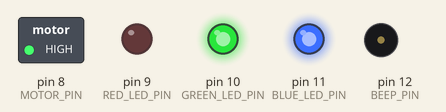
Recording of a sketch running on a simulated Arduino Uno, built with avr-gcc and run on an emulated ATmega328P. On the bench: switched loads named in the sketch (green lamp = pin HIGH), output pins drawn as LEDs (lit = HIGH), buzzer (waves = sounding, pin HIGH).

Above: at 0.5 s.
At 1.5 s:
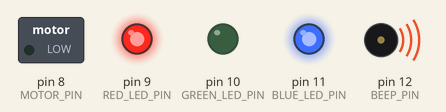
At 2.5 s:
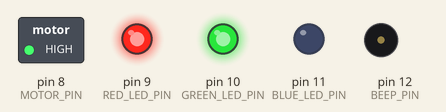
At 3.5 s:
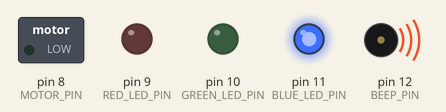
At 4.5 s:
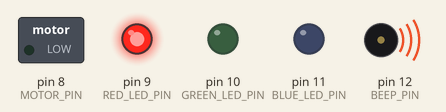
At 5.5 s:
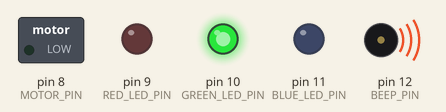
Timing chart, 0 to 7.8 s (numbered marks = the images above):
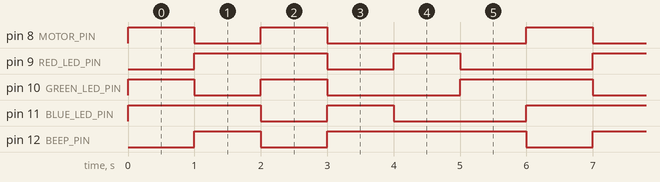

Measured:
- by itself, pin 8 (MOTOR_PIN): repeats every 6.0 s: LOW 1.0 s, HIGH 1.0 s, LOW 3.0 s, HIGH 1.0 s
- by itself, pin 9 (RED_LED_PIN), pin 10 (GREEN_LED_PIN), pin 11 (BLUE_LED_PIN): repeats every 6.0 s: LOW 1.0 s, HIGH 1.0 s, LOW 2.0 s, HIGH 2.0 s
- by itself, pin 12 (BEEP_PIN): repeats every 6.0 s: LOW 1.0 s, HIGH 3.0 s, LOW 1.0 s, HIGH 1.0 s

The sketch:

bangle.ino
```cpp
/*
 * Header of LED
 */
const int COLOR_RED = (1 << 0);
const int COLOR_GREEN = (1 << 1);
const int COLOR_BLUE = (1 << 2);
void led_setup();
void led_set_color(int color);

/*
 * Implement of LED
 */
// LED leads connected to PWM pins
const int RED_LED_PIN = 9;
const int GREEN_LED_PIN = 10;
const int BLUE_LED_PIN = 11;

// Used to store the current intensity level of the individual LEDs
int redIntensity = 0;
int greenIntensity = 0;
int blueIntensity = 0;

void led_setup() {
	pinMode(RED_LED_PIN, OUTPUT);
	pinMode(GREEN_LED_PIN, OUTPUT);
	pinMode(BLUE_LED_PIN, OUTPUT);
}

void led_set_color(int color) {
	int redIntensity = 255;
	int greenIntensity = 255;
	int blueIntensity = 255;

	if (color & COLOR_RED) {
		redIntensity = 0;
	}
	if (color & COLOR_GREEN) {
		greenIntensity = 0;
	}
	if (color & COLOR_BLUE) {
		blueIntensity = 0;
	}

	analogWrite(RED_LED_PIN, redIntensity);
	analogWrite(GREEN_LED_PIN, greenIntensity);
	analogWrite(BLUE_LED_PIN, blueIntensity);
}

/*
 * Header of MOTOR
 */
const int MOTOR_PIN = 8;
void motor_setup();
void motor_setOnOff(int onOff);

/*
 * Implement of motor
 */
void motor_setup()
{
	pinMode(MOTOR_PIN, OUTPUT);
}

void motor_setOnOff(int onOff)
{
	digitalWrite(MOTOR_PIN, onOff ? HIGH : LOW); // turns the motor On
}

/*
 * Header of BEEP
 */
const int BEEP_PIN = 12;
void beep_setup();
void beep_setOnOff(int onOff);

/*
 * Implement of BEEP
 */
void beep_setup()
{
	pinMode(BEEP_PIN, OUTPUT);
}

void beep_setOnOff(int onOff)
{
	digitalWrite(BEEP_PIN, onOff ? HIGH : LOW); // turns the motor On
}

/*
 * example
 */
void setup() {
	led_setup();
	motor_setup();
	beep_setup();
}

void loop() {
	motor_setOnOff(1);
	beep_setOnOff(0);
	led_set_color(COLOR_RED);
	delay(1000);

	motor_setOnOff(0);
	beep_setOnOff(1);
	led_set_color(COLOR_GREEN);
	delay(1000);

	motor_setOnOff(1);
	beep_setOnOff(0);
	led_set_color(COLOR_BLUE);
	delay(1000);

	motor_setOnOff(0);
	beep_setOnOff(1);
	led_set_color(COLOR_RED | COLOR_GREEN);
	delay(1000);

	led_set_color(COLOR_GREEN | COLOR_BLUE);
	delay(1000);

	led_set_color(COLOR_BLUE | COLOR_RED);
	delay(1000);
}
```
